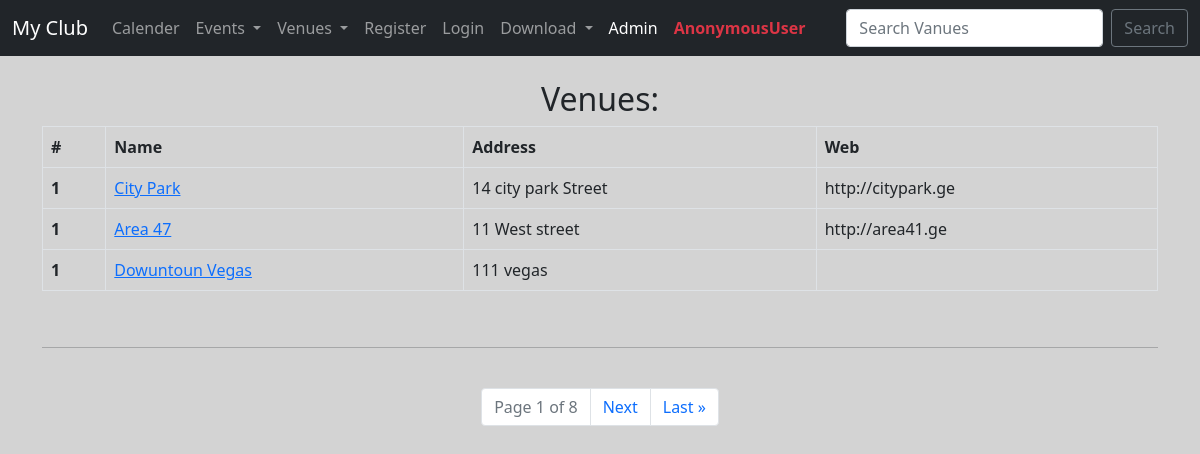
The page /list_venue/ on the database its author committed.
### events/models.py (models this page shows)
class Venue(models.Model):
    name =      models.CharField('Venue Name', max_length=120)
    address =   models.CharField(max_length=220)
    zip_code =  models.CharField('Zip Code', max_length=15)
    phone =     models.CharField('Contact Phone', max_length=120, blank=True)
    web =       models.URLField('Website Address', blank=True)
    email_address = models.EmailField('Email Address', blank=True)
    owner = models.IntegerField("Venue Owner", blank=False, default=1)
    venue_image = models.ImageField(null=True, blank=True, upload_to='images/')
    def __str__(self) -> str:
        return self.name

### events/views.py (the view)
# urls.py: path('list_venue/', views.list_venue,  name='list_venue'),
def list_venue(request):
    venue_list = Venue.objects.all()
    p = Paginator(venue_list, 3)
    page = request.GET.get('page')
    venues = p.get_page(page) # აქამდე page_obj ცვლადით მხვდებოდა
    nums = 'a' * venues.paginator.num_pages
    return render(request, 'events/venue_list.html', {'venue_list':venue_list, 'venues':venues, 'nums':nums})

### events/templates/events/venue_list.html (shortened to what this page needs)
{% extends 'events/base.html' %}
{% block content %}
<center>
    <h2> Venues: </h2>
    <table class="table table-bordered">
        <thead>
            <tr>
                <th scope="col">#</th>
                <th scope="col">Name</th>
                <th scope="col">Address</th>
                <th scope="col">Web</th>
            </tr>
        </thead>
        {% for item in venues %}
        <tbody>
            <tr>
                <th scope="row">1</th>
                <td><a href="{%url 'venue_detail' item.pk %}">{{ item }}</a></td>
                <td>{{ item.address }}</td>
                <td>{{ item.web }}</td>
            </tr>
            {% endfor %}
        </tbody>
    </table>
    <br>
    <hr>
    <br>
    <nav aria-label="...">
        <ul class="pagination justify-content-center">
            <li class="page-item disabled">
                <a class="page-link" href="">
                    Page {{venues.number}} of {{venues.paginator.num_pages}}
                </a>
            </li>
            {% if venues.has_next %}
            <li class="page-item">
                <a class="page-link" href="?page={{ venues.next_page_number }}">Next</a>
            </li>
            <li class="page-item">
                <a class="page-link" href="?page={{ venues.paginator.num_pages }}">Last &raquo</a>
            </li>
            {% endif %}
        </ul>
    </nav>
</center>
{% endblock %}

### events/templates/events/base.html (style rules this page uses)
body { background: lightgrey; }

### rows shown on the page
Venue: name "City Park", address "14 city park Street", web "http://citypark.ge"
Venue: name "Area 47", address "11 West street", web "http://area41.ge"
Venue: name "Dowuntoun Vegas", address "111 vegas"

### other values the page prints
{{ user }} "AnonymousUser"
{{ venues.number }} "1"
{{ venues.paginator.num_pages }} "8"
